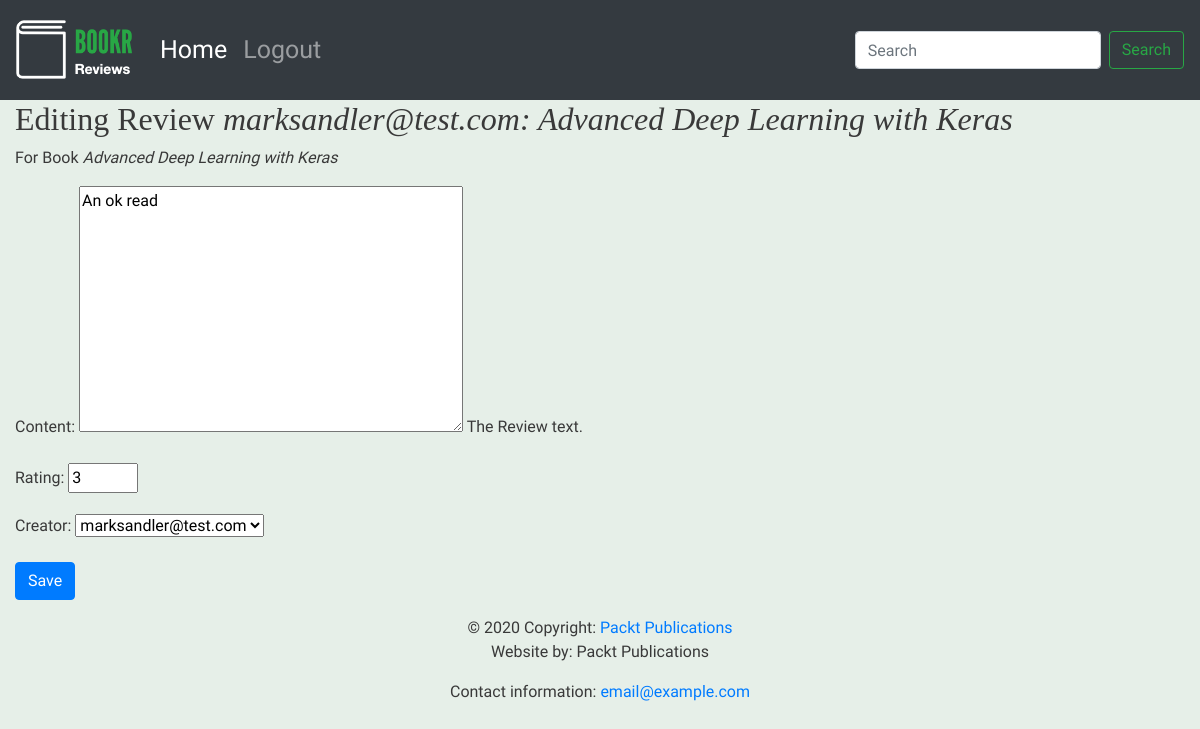
Page /book/1/reviews/2/ on the earlier database version.
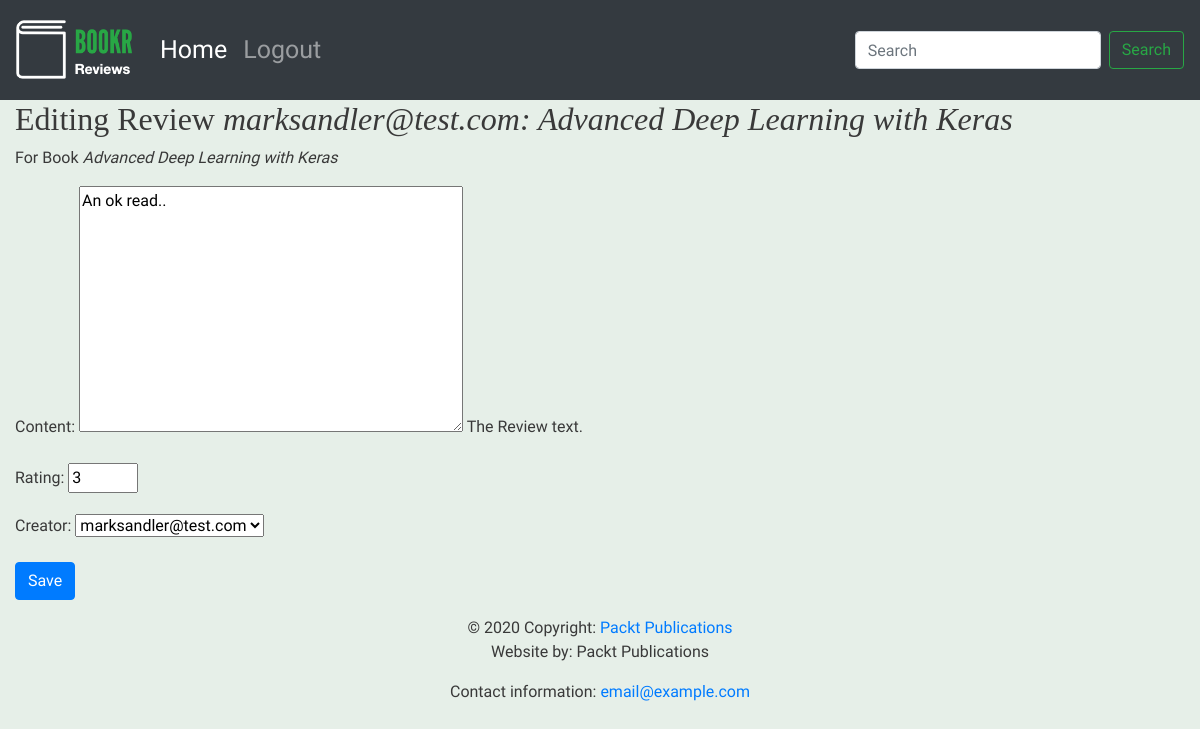
Same page on the later database version.
### reviews/models.py (models this page shows)
class Review(models.Model):
    content = models.TextField(help_text="The Review text.")
    rating = models.IntegerField(help_text="The rating the reviewer has given.")
    date_created = models.DateTimeField(auto_now_add=True, help_text="The date and time the review was created.")
    date_edited = models.DateTimeField(null=True, help_text="The date and time the review was last edited.")
    creator = models.ForeignKey(auth.get_user_model(), on_delete=models.CASCADE)
    book = models.ForeignKey(Book, on_delete=models.CASCADE, help_text="The Book that this review is for.")
    def __str__(self):
        return f'{self.creator}: {self.book}'

class Book(models.Model):
    title = models.CharField(max_length=70, help_text="The title of the book.")
    publication_date = models.DateField(verbose_name="Date the book was published.")
    isbn = models.CharField(max_length=20, verbose_name="ISBN number of the book.")
    publisher = models.ForeignKey(Publisher, on_delete=models.CASCADE)  # MANY TO ONE RELATIONSHIP
    contributors = models.ManyToManyField('Contributor', through='BookContributor')  # MANY TO MANY RELATIONSHIP
    def __str__(self):
        return self.title

### reviews/views.py (the view)
# urls.py: path('book/<int:book_pk>/reviews/<int:review_pk>/', views.review_edit, name='review_edit'),
def review_edit(request, book_pk, review_pk=None):
    book_instance = get_object_or_404(Book, pk=book_pk)
    if review_pk is not None:
        review_instance = get_object_or_404(Review, book_id=book_pk, pk=review_pk)
    else:
        review_instance = None
    if request.method == "POST":
        form = ReviewForm(request.POST, instance=review_instance)
        if form.is_valid():
            updated_review = form.save(commit=False)
            updated_review.book = book_instance
            if review_instance:
                updated_review.date_edited = django.utils.timezone.now()
                messages.success(request, f'Review for "{book_instance.title}" updated.')
            else:
                messages.success(request, f'Review for "{book_instance.title}" created.')
            updated_review.save()
            return redirect('book_details', updated_review.book.pk)
    else:
        form = ReviewForm(instance=review_instance)
    return render(request, 'reviews/instance-form.html', {'form': form, 'instance': review_instance,
                                                          'model_type': "Review", 'related_model_type': "Book",
                                                          'related_instance': book_instance})

### reviews/forms.py
class ReviewForm(forms.ModelForm):
    class Meta:
        model = Review
        exclude = ["date_edited", "book"]
    rating = forms.IntegerField(min_value=0, max_value=5)

### reviews/templates/reviews/instance-form.html (shortened to what this page needs)
{% extends 'reviews/base.html' %}
{% block content %}
    <h2>
        {% if instance == None %}New {{ model_type }}
        {% else %}Editing {{ model_type }} <em>{{ instance }}</em>
        {% endif %}
    </h2>
    <p>
        {% if related_instance != None and related_model_type != None %}
            For {{ related_model_type }} <em>{{ related_instance }}</em>
        {% endif %}
    </p>
    <form method="post">
        {{ form.as_p }}
        <button class="btn btn-primary" type="submit">{% if instance == None %}Create{% else %}Save{% endif %}</button>
    </form>
{% endblock %}

Differences in the rows shown:
changed Review "marksandler@test.com": content "An ok read" → "An ok read.."
